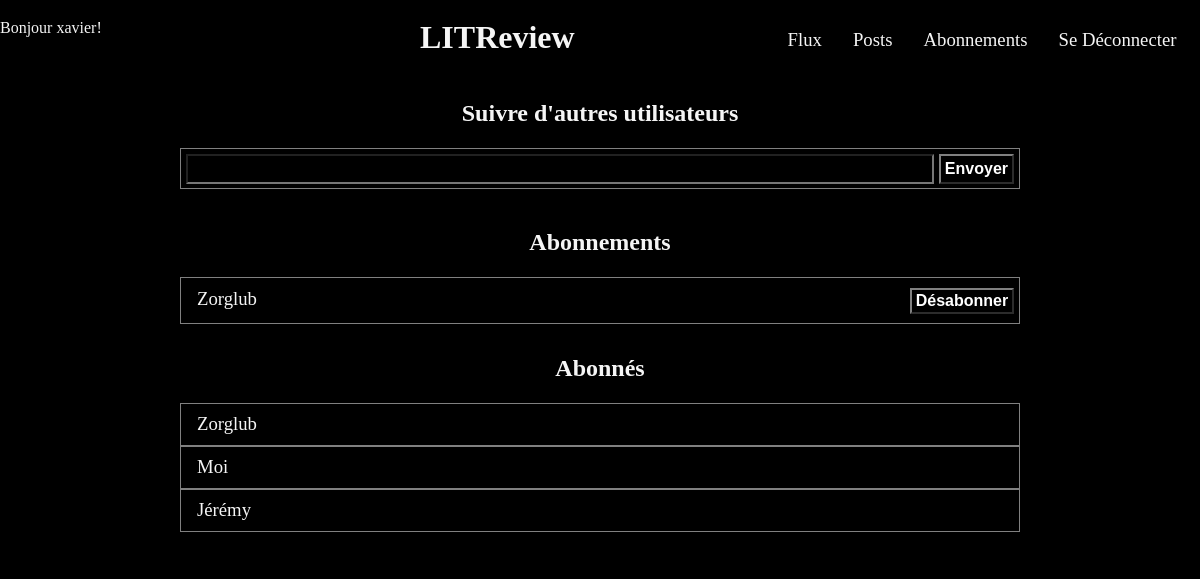
Before: /followed/ (signed in) with the older database file.
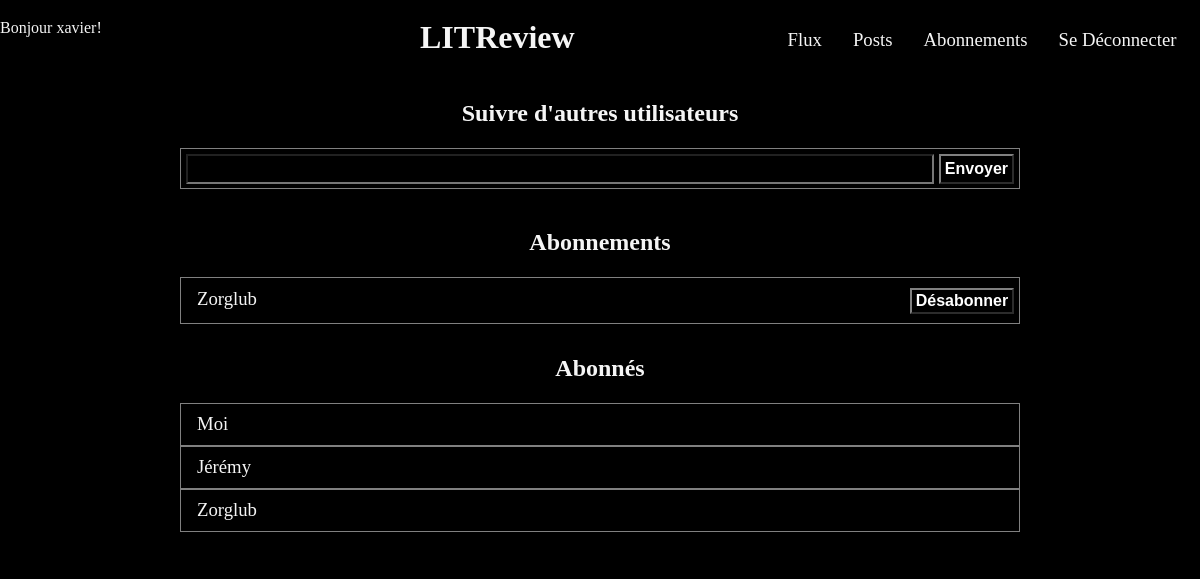
After: the same page with the newer database file.
### authentication/models.py (models this page shows)
class User(AbstractUser):
    pass

### review/views.py (the view, shortened to what this page needs)
# urls.py: path('followed/', review.views.followed, name='followed'),
@login_required
def followed(request):
    current_user = request.user
    followers = UserFollows.objects.filter(followed_user=current_user)
    followers = [follower.user for follower in followers]
    followeds = UserFollows.objects.filter(user=current_user)
    followeds = [followed.followed_user for followed in followeds]
    form = forms.FollowForm()
    context = {'form': form,'followers': followers, 'followeds': followeds}
    context["message"] = ""
    return render(request, 'review/followed.html', context=context)

### review/forms.py
class FollowForm(forms.Form):
    follow = forms.BooleanField(widget=forms.HiddenInput, initial=True)
    name = forms.CharField(max_length=8192)

### review/templates/review/followed.html (shortened to what this page needs)
{% extends 'base.html' %}
{% block content %}
    <section class="follower">
        <h2>Suivre d'autres utilisateurs</h2>
        <form method="post" class="follow">
            {{ form }}
            <button type="submit" id="follow">Envoyer</button>
        </form>
        <p>
        </p>
    </section>
    <section class="follower">
        <h2>Abonnements</h2>
        {% for followed in followeds %}
        <div class="follow">
            <p>{{ followed.username }}</p>
            <form method="post">
                <button type="submit" name="followed" value="{{ followed.username }}">Désabonner</button>
            </form>
        </div>
        {% endfor %}
    </section>
    <section class="follower">
        <h2>Abonnés</h2>
        {% for follower in followers %}
        <div class="follow">
            <p class="solo">{{ follower.username }}</p>
        </div>
        {% endfor %}
    </section>
{% endblock content %}

### templates/base.html (shortened to what this page needs)
{% load static %}
<html>
    <head>
        <link rel="stylesheet" href="{% static 'styles.css' %}" />
    </head>
    <body>
        <header>
            {%  if user.is_authenticated %}
            <p>Bonjour {{ request.user }}!</p>
            <h1>LITReview</h1>
            {% include 'partials/nav.html' %}
            {% else %}
            <h1>LITReview</h1>
            {% endif %}
        </header>
        <main>
        {% block content %}
        {% endblock content %}
        </main>
        <footer></footer>
    </body>
</html>

### templates/partials/nav.html
<nav>
    <ul>
        <li>
            <a href="{% url 'flux' %}">Flux</a>
        </li>
        <li>
            <a href="{% url 'posts' %}">Posts</a>
        </li>
        <li>
            <a href="{% url 'followed' %}">Abonnements</a>
        </li>
        <li>
            <a href="{% url 'logout' %}">Se Déconnecter</a>
        </li>
    </ul>
</nav>

### static/styles.css (style rules this page uses)
* { background: black; color: whitesmoke; box-sizing: border-box; margin: 0; padding: 0.3rem 0; font-family: 'Times New Roman', Times, serif; }
body { width: 100%; }
.link h3, button, main a { font-family:Arial, Helvetica, sans-serif; font-size: 1.17rem; font-weight: bold; }
nav ul { display: flex; flex-wrap: wrap; align-items: center; justify-content: space-around; list-style: none; }
nav li { padding-right: 1rem; }
nav a { text-decoration: none; font-size: 1.17rem; }
header { display: flex; flex-wrap: wrap; width: 100%; justify-content:space-around; position: sticky; top: 0px; }
header p, header nav { width: 35%; }
header h1 { width: 30%; }
main { display: flex; flex-direction: column; width: 100%; align-items: center; }
button, main a { color: white; text-decoration: none; background-color: black; border: 2px solid gray; border-style: outset; padding: 2px 4px; }
h2 { margin-bottom: 1rem; margin-top: 1rem; }
.follower h2, .follow form { text-align: center; }
.follower { align-items: center; width: 70%; }
.follow { width: 100%; display: flex; justify-content: space-between; border: 1px solid grey; flex-wrap: nowrap; }
.follow input { margin: 0 5px; flex-grow: 1; }
.follow button { font-size: 1rem; }
.follow p { font-size: 1.17rem; }
#follow { flex-grow: 0; margin-right: 5px; }
div { padding-left: 1rem; padding-right: 0.3rem; }

Changed rows visible on the page:
changed User "Zorglub": moves down the list
